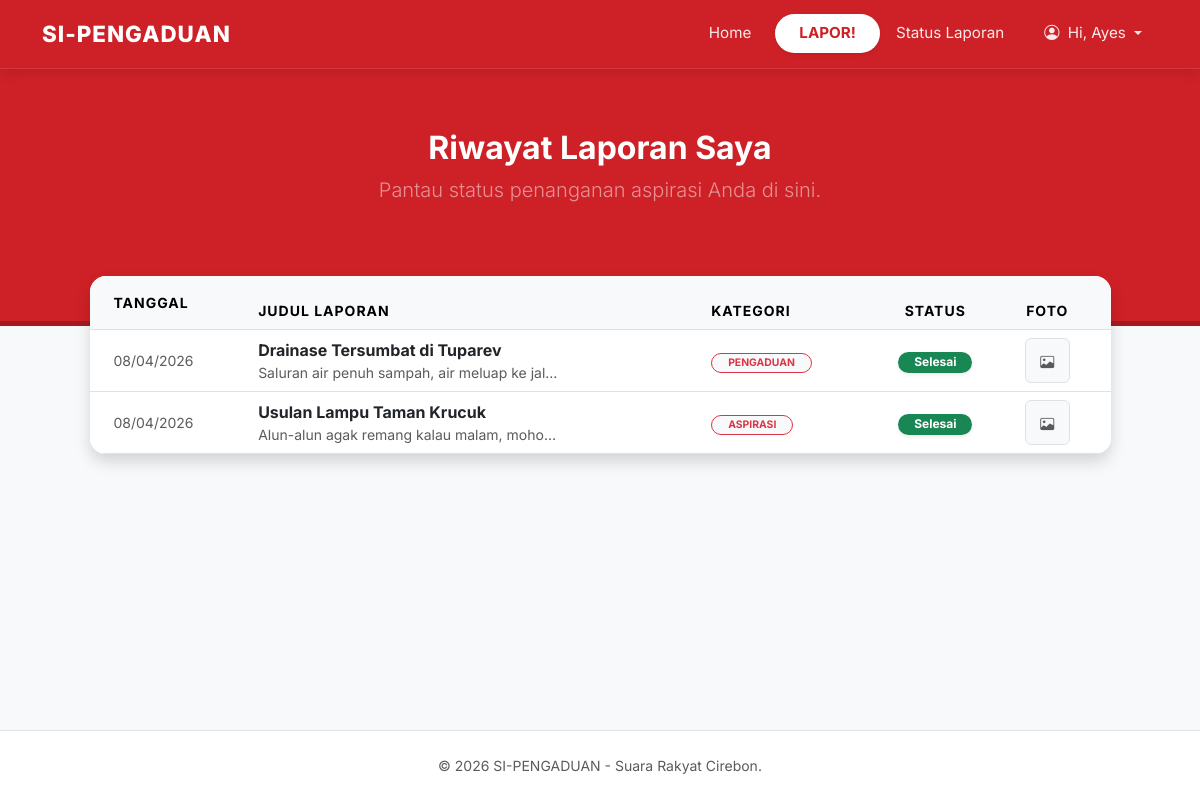
Screenshot of /uts/user/cek_status.php (signed in) with the database file from the repository.
### tables this page shows
CREATE TABLE `laporan` (
  `id_laporan` int(11) NOT NULL,
  `id_user` int(11) NOT NULL,
  `judul` varchar(200) NOT NULL,
  `isi_laporan` text NOT NULL,
  `kategori` enum('PENGADUAN','ASPIRASI') NOT NULL,
  `foto` varchar(255) DEFAULT NULL,
  `lokasi` varchar(255) DEFAULT NULL,
  `status` enum('pending','proses','selesai','ditolak') DEFAULT 'pending',
  `created_at` timestamp NOT NULL DEFAULT current_timestamp()
);

### uts/user/cek_status.php (the view, shortened to what this page needs)
<?php
include '../koneksi.php';
include '../layout/header.php';
$id_user = $_SESSION['id_user'];
$query = "SELECT * FROM laporan WHERE id_user = '$id_user' ORDER BY created_at DESC";
$result = mysqli_query($conn, $query);
?>
<section class="hero">
    <div class="container text-center">
        <h2 class="fw-bold text-white">Riwayat Laporan Saya</h2>
        <p class="lead text-white-50">Pantau status penanganan aspirasi Anda di sini.</p>
    </div>
</section>
<div class="container" style="margin-top: -50px; margin-bottom: 50px;">
    <div class="row justify-content-center">
        <div class="col-md-11">
            <div class="card border-0 shadow rounded-4 overflow-hidden">
                <div class="table-responsive">
                    <table class="table table-hover align-middle mb-0">
                        <thead class="table-light">
                            <tr class="text-muted small text-uppercase" style="letter-spacing: 1px;">
                                <th class="ps-4 py-3">Tanggal</th>
                                <th>Judul Laporan</th>
                                <th>Kategori</th>
                                <th class="text-center">Status</th>
                                <th class="text-center pe-4">Foto</th>
                            </tr>
                        </thead>
                        <tbody>
                            <?php if(mysqli_num_rows($result) > 0) : ?>
                                <?php while($row = mysqli_fetch_assoc($result)) : ?>
                                <tr class="clickable-row" onclick="window.location='../detail_laporan.php?id=<?= $row['id_laporan']; ?>'">
                                    <td class="ps-4 small text-muted">
                                        <?= date('d/m/Y', strtotime($row['created_at'])); ?>
                                    </td>
                                    <td>
                                        <div class="fw-bold text-dark"><?= $row['judul']; ?></div>
                                        <small class="text-muted d-block text-truncate" style="max-width: 300px;">
                                            <?= $row['isi_laporan']; ?>
                                        </small>
                                    </td>
                                    <td>
                                        <span class="badge rounded-pill bg-light text-danger border border-danger small px-3" style="font-size: 0.65rem;">
                                            <?= $row['kategori']; ?>
                                        </span>
                                    </td>
                                    <td class="text-center">
                                        <?php if($row['status'] == 'pending'): ?>
                                            <span class="badge bg-secondary rounded-pill px-3 shadow-sm">Menunggu</span>
                                        <?php elseif($row['status'] == 'proses'): ?>
                                            <span class="badge bg-warning text-dark rounded-pill px-3 shadow-sm">Diproses</span>
                                        <?php else: ?>
                                            <span class="badge bg-success rounded-pill px-3 shadow-sm">Selesai</span>
                                        <?php endif; ?>
                                    </td>
                                    <td class="text-center pe-4 no-click" onclick="event.stopPropagation();">
                                        <?php if(!empty($row['foto'])): ?>
                                            <a href="../assets/img/<?= $row['foto']; ?>" target="_blank">
                                                <img src="../assets/img/<?= $row['foto']; ?>" width="45" height="45" class="rounded shadow-sm border object-fit-cover">
                                            </a>
                                        <?php else: ?>
                                            <div class="bg-light rounded d-inline-block border" style="width:45px; height:45px; line-height:45px;">
                                                <i class="bi bi-image text-muted small"></i>
                                            </div>
                                        <?php endif; ?>
                                    </td>
                                </tr>
                                <?php endwhile; ?>
                            <?php endif; ?>
                        </tbody>
                    </table>
                </div>
            </div>
        </div>
    </div>
</div>
<?php include '../layout/footer.php'; ?>

### uts/layout/header.php (style rules this page uses)
html, body { height: 100%; margin: 0; }
body { display: flex; flex-direction: column; font-family: 'Inter', sans-serif; background-color: #f8f9fa; }
.hero { background: #ce2127; color: white; padding: 50px 0 90px 0; text-align: center; border-bottom: 5px solid #a51a1f; }

### uts/user/cek_status.php (style rules this page uses)
.hero { background: #ce2127; padding: 60px 0 100px 0; }
.clickable-row { cursor: pointer; transition: 0.2s; }
.no-click { position: relative; z-index: 5; }

### rows the page displays
laporan: created_at "08/04/2026", judul "Drainase Tersumbat di Tuparev", isi_laporan "Saluran air penuh sampah, air meluap ke jal…", kategori "PENGADUAN", status "Selesai"
laporan: created_at "08/04/2026", judul "Usulan Lampu Taman Krucuk", isi_laporan "Alun-alun agak remang kalau malam, moho…", kategori "ASPIRASI", status "Selesai"

### other values shown
explode(' ', $_SESSION['nama_lengkap'])[0] "Ayes"
